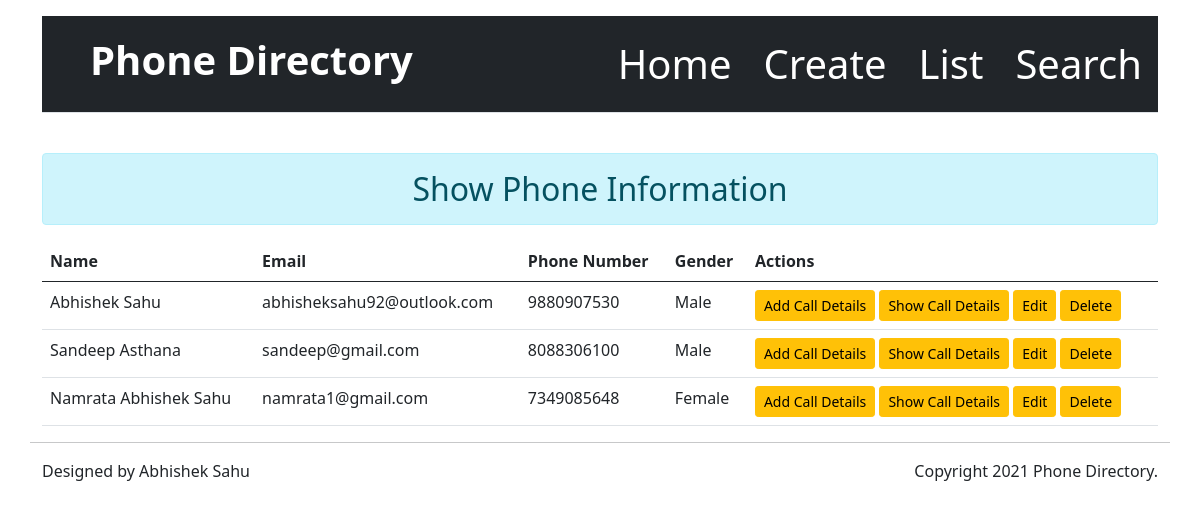
Before: /phone/list/?page=n with the older database file.
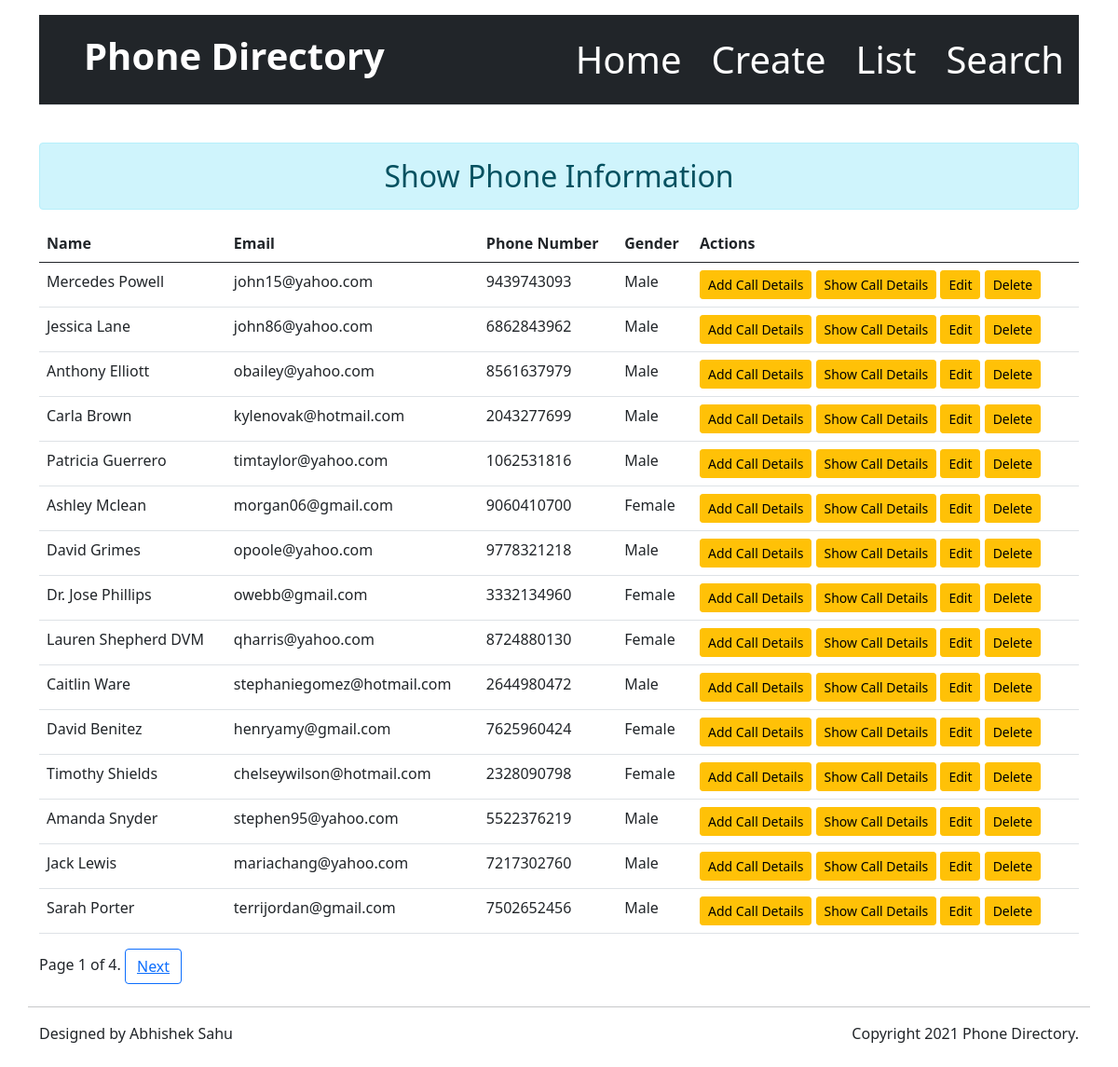
After: the same page with the newer database file.
### phone/models.py (models this page shows, shortened)
class PhoneModel(models.Model):
    gender_choice = (('Male','Male'),('Female','Female'))
    phone_id = models.BigAutoField(primary_key = True)
    first_name = models.CharField(max_length=10)
    middle_name = models.CharField(max_length=10,null=True,blank=True)
    last_name = models.CharField(max_length=10)
    phone = models.BigIntegerField()
    email = models.EmailField()
    date_of_birth = models.DateField(verbose_name='Date of Birth',null=True)
    aadhaar_id = models.BigIntegerField(verbose_name='Aadhaar Card ID',null=True)
    gender = models.CharField(choices=gender_choice,max_length=6)
    country = CountryField(blank_label='(select country)',null=True)

### phone/views.py (the view)
# urls.py: path('list/?page=n',ListPhoneView.as_view(),name='phone-list'),
class ListPhoneView(ListView):
    model = PhoneModel
    template_name = 'phone/list.html'
    context_object_name = 'phone_list'
    paginate_by = 15

### phone/templates/phone/list.html (shortened to what this page needs)
{% extends 'phone/base.html' %}
{% block content %}
<div class="container">
  <h2 class="text-center alert alert-info">Show Phone Information</h2>
  {% if phone_list %}
   <table class="table table-hover">
     <thead>
       <tr>
         <th scope="col">Name</th>
         <th scope="col">Email</th>
         <th scope="col">Phone Number</th>
         <th scope="col">Gender</th>
           <th scope="col">Actions</th>
       </tr>
     </thead>
     <tbody>
      {% for phone in phone_list %}
       <tr>
         <td>{{phone.first_name}} {% if phone.middle_name %}{{phone.middle_name}}{% endif %} {{phone.last_name}}</td>
         <td>{{phone.email}}</td>
         <td>{{phone.phone}}</td>
           <td>{{phone.gender}}</td>
         <td>
             <a href="{% url 'phone:phone-call-add' phone.phone_id %}" class="btn btn-warning btn-sm">Add Call Details</a>
             <a href="{% url 'phone:phone-call-show' phone.phone_id %}" class="btn btn-warning btn-sm">Show Call Details</a>
             <a href="{% url 'phone:phone-edit' phone.phone_id %}" class="btn btn-warning btn-sm">Edit</a>
             <a href="{% url 'phone:phone-delete' phone.phone_id %}" class="btn btn-warning btn-sm">Delete</a>
         </td>
       </tr>
      {% endfor %}
     </tbody>
   </table>
    {% else %}
        <h2 class="text-center alert alert-warning">No Records</h2>
    {% endif %}
    {% if is_paginated %}
        <div class="pagination" >
            <span class="page-links" >
                <span class="page-current">
                    Page {{ page_obj.number }} of {{ page_obj.paginator.num_pages }}.
                </span>
                {% if page_obj.has_next %}
                <button class="btn btn-outline-primary" type="button"><a href="?page={{ page_obj.next_page_number }}">Next</a></button>
                {% endif %}
            </span>
        </div>
    <br>
    {% endif %}
</div>
{% endblock content %}

### phone/templates/phone/base.html (shortened to what this page needs)
<!doctype html>
{% load static %}
<html lang="en">
  <head>
    <link href="https://cdn.jsdelivr.net/npm/bootstrap@5.0.0-beta3/dist/css/bootstrap.min.css" rel="stylesheet">
  </head>
  <body>
<main>
  <div class="container py-3">
  <header class="d-flex flex-wrap justify-content-center py-3 mb-4 border-bottom bg-dark">
    <a href="{% url 'phone:phone-index' %}" class="d-flex align-items-center mb-3 mb-md-0 me-md-auto text-white text-decoration-none">
      <svg class="bi me-2" width="40" height="32"><use xlink:href="#bootstrap"/></svg>
      <h1><span class="display-8 fw-bold">Phone Directory</span></h1>
    </a>
    <ul class="nav nav-pills">
      <li class="nav-item text-white"><a href="{% url 'phone:phone-index' %}" class="nav-link text-white"><span class="display-6">Home</span></a></li>
      <li class="nav-item"><a href="{% url 'phone:phone-create' %}" class="nav-link text-white"><span class="display-6">Create</span></a></li>
      <li class="nav-item"><a href="{% url 'phone:phone-list' %}" class="nav-link text-white"><span class="display-6">List</span></a></li>
      <li class="nav-item"><a href="{% url 'phone:search' %}" class="nav-link text-white"><span class="display-6">Search</span></a></li>
    </ul>
  </header>
</div>
  {% block content %}
    {% endblock %}
  <div class='container'>
  <footer class="row tm-row">
      <hr class="col-12">
      <div class="col-md-6 col-12 tm-color-gray">
          Designed by Abhishek Sahu
      </div>
      <div class="col-md-6 col-12 tm-color-gray tm-copyright">
          <span style="float:right">
          Copyright 2021 Phone Directory.
          </span>
      </div>
  </footer>
  <br>
  </div>
</main>
  </body>
</html>

Changed rows visible on the page:
added PhoneModel: first_name "Mercedes", last_name "Powell", email "john15@yahoo.com", phone "9439743093", gender "Male"
added PhoneModel: first_name "Jessica", last_name "Lane", email "john86@yahoo.com", phone "6862843962", gender "Male"
added PhoneModel: first_name "Anthony", last_name "Elliott", email "obailey@yahoo.com", phone "8561637979", gender "Male"
changed PhoneModel: first_name "Abhishek" → "Carla"; last_name "Sahu" → "Brown"; email "abhisheksahu92@outlook.com" → "kylenovak@hotmail.com"; phone "9880907530" → "2043277699"
added PhoneModel: first_name "Patricia", last_name "Guerrero", email "timtaylor@yahoo.com", phone "1062531816", gender "Male"
changed PhoneModel: first_name "Sandeep" → "Ashley"; last_name "Asthana" → "Mclean"; email "sandeep@gmail.com" → "morgan06@gmail.com"; phone "8088306100" → "9060410700"; gender "Male" → "Female"
added PhoneModel: first_name "David", last_name "Grimes", email "opoole@yahoo.com", phone "9778321218", gender "Male"
changed PhoneModel: first_name "Namrata" → "Dr."; last_name "Sahu" → "Jose Phillips"; email "namrata1@gmail.com" → "owebb@gmail.com"; phone "7349085648" → "3332134960"; middle_name "Abhishek" → (not shown)
added PhoneModel: first_name "Lauren", last_name "Shepherd DVM", email "qharris@yahoo.com", phone "8724880130", gender "Female"
added PhoneModel: first_name "Caitlin", last_name "Ware", email "stephaniegomez@hotmail.com", phone "2644980472", gender "Male"
added PhoneModel: first_name "David", last_name "Benitez", email "henryamy@gmail.com", phone "7625960424", gender "Female"
added PhoneModel: first_name "Timothy", last_name "Shields", email "chelseywilson@hotmail.com", phone "2328090798", gender "Female"
added PhoneModel: first_name "Amanda", last_name "Snyder", email "stephen95@yahoo.com", phone "5522376219", gender "Male"
added PhoneModel: first_name "Jack", last_name "Lewis", email "mariachang@yahoo.com", phone "7217302760", gender "Male"
added PhoneModel: first_name "Sarah", last_name "Porter", email "terrijordan@gmail.com", phone "7502652456", gender "Male"
Other visible differences:
{{ page_obj.number }}: (not shown) → "1"
{{ page_obj.paginator.num_pages }}: (not shown) → "4"
text now shown: "Page of . Next"
